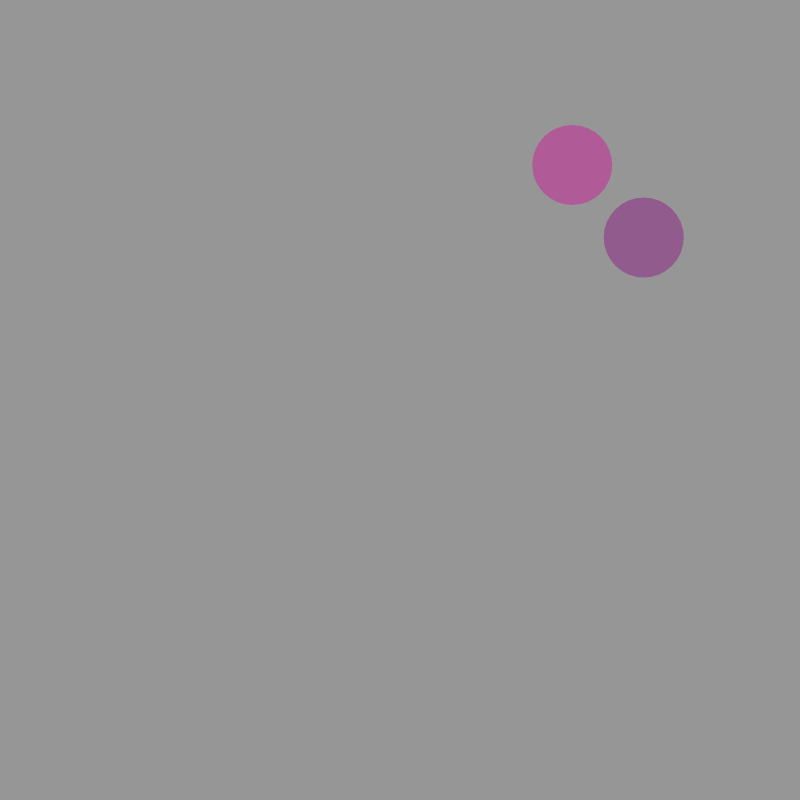
Frame 1 (no input)
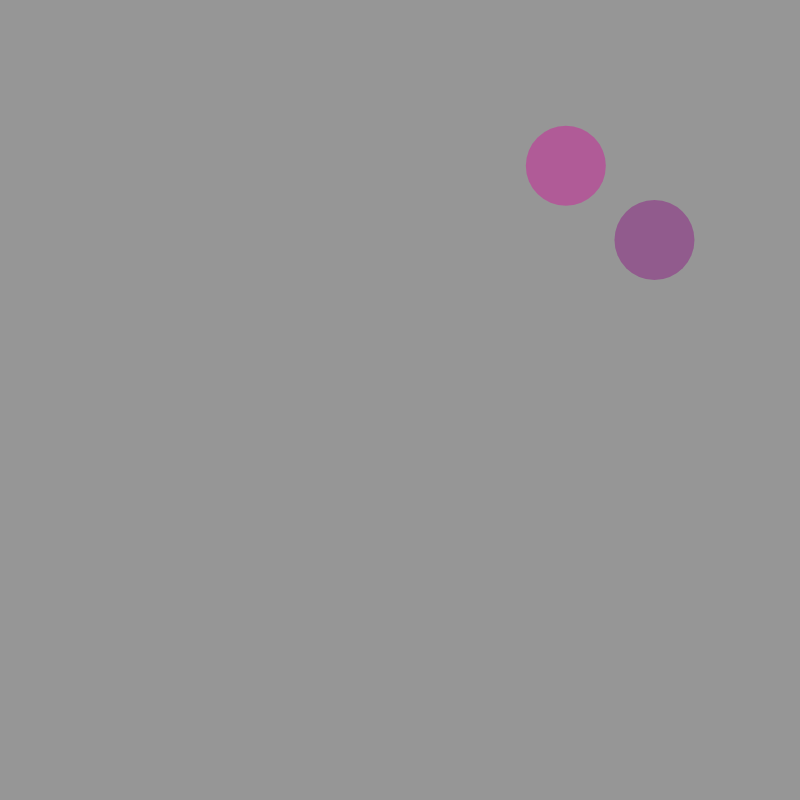
Frame 60 (no input)
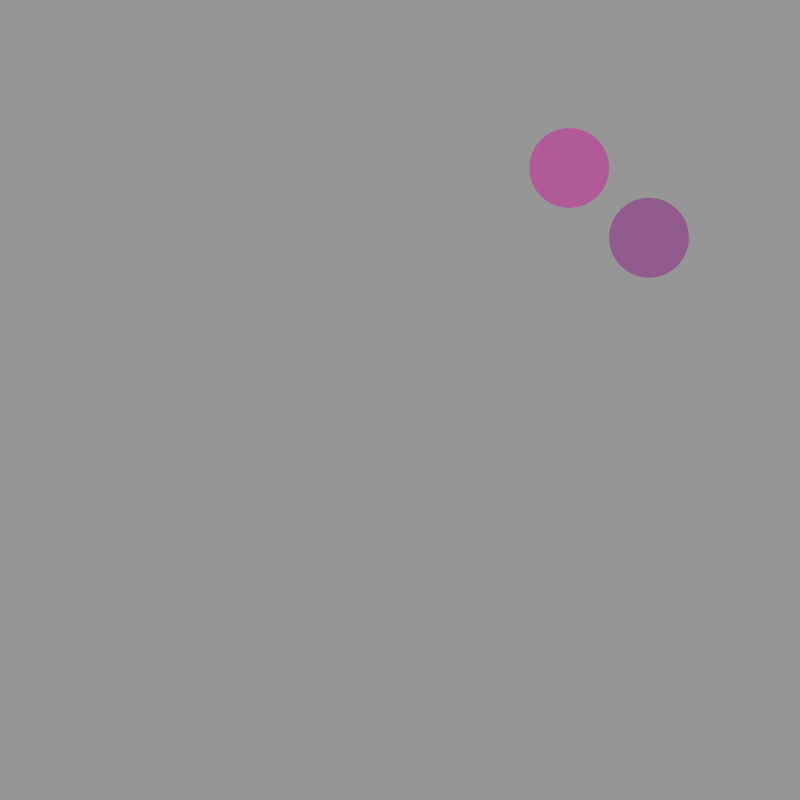
Frame 120 (the mouse pressed at the canvas centre since frame 60)

The p5.js sketch that drew these frames (run headless with seeded random() and noise() and a simulated clock; from frame 60 on, the mouse is pressed at the canvas centre):

// p5.js sketch
// ── sketch.js
let cells = [];

function setup() {
    createCanvas(800, 800);
    cells.push(new Cell());
    cells.push(new Cell());
}

function draw() {
    background(150);
    for (var i = 0; i < cells.length; i++) {
        cells[i].move();
        cells[i].show();
    }
}

function mousePressed() {
    for (var i = cells.length - 1; i >= 0; i--) {
        if (cells[i].clicked(mouseX, mouseY)) {
            cells.push(cells[i].mitosis());
            cells.push(cells[i].mitosis());
            cells.splice(i, 1);
        }
    }
}

// ── cell.js
function Cell(pos, r, c) {

    if (pos) {
        this.pos = pos.copy();
    } else {
        this.pos = createVector(random(width), random(height));
    }

    this.r = r || 80;
    this.c = c || color(random(100, 255), 0, random(100, 255), 100);

    this.move = function () {
        let vel = p5.Vector.random2D();
        this.pos.add(vel);
    }

    this.show = function () {
        noStroke();
        fill(this.c);
        ellipse(this.pos.x, this.pos.y, this.r, this.r);
    }

    this.clicked = function (x, y) {
        let d = dist(this.pos.x, this.pos.y, x, y);
        if (d < this.r) {
            return true;
        } else {
            return false;
        }
    }

    this.mitosis = function () {
        // this.pos.x += random(-this.r, this.r);
        let cell = new Cell(this.pos, this.r * 0.8, this.c);
        return cell;
    }
}
